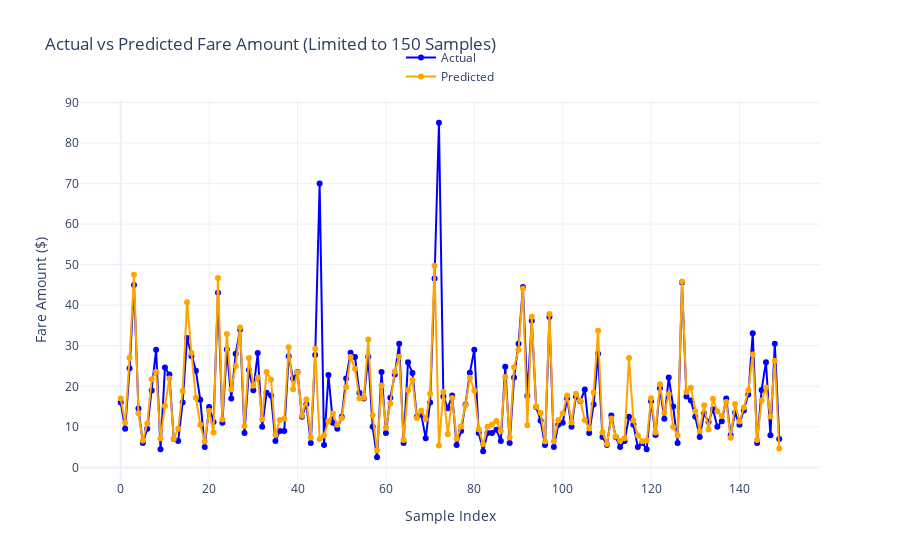

Here is the notebook cell this chart was saved with:
### Code cell
import pandas as pd
import numpy as np
from sklearn.metrics import r2_score, mean_absolute_error, mean_squared_error
import plotly.graph_objects as go

# Calculate Model Accuracy Metrics
mae = mean_absolute_error(y_test, y_pred)
rmse = np.sqrt(mean_squared_error(y_test, y_pred))
r2 = r2_score(y_test, y_pred)

print(f"Model Accuracy Metrics:")
print(f"Mean Absolute Error (MAE): {mae:.2f}")
print(f"Root Mean Squared Error (RMSE): {rmse:.2f}")
print(f"R-squared (Accuracy): {r2:.2f}")

# Limit data to 150 samples for visualization
samples_to_plot = 150
y_test_limited = y_test[:samples_to_plot].reset_index(drop=True)
y_pred_limited = y_pred[:samples_to_plot]

# Create Line Chart with Plotly
fig = go.Figure()

# Actual Values
fig.add_trace(go.Scatter(
    x=y_test_limited.index, 
    y=y_test_limited, 
    mode="lines+markers", 
    name="Actual",
    line=dict(color="blue")
))

# Predicted Values
fig.add_trace(go.Scatter(
    x=y_test_limited.index, 
    y=y_pred_limited, 
    mode="lines+markers", 
    name="Predicted",
    line=dict(color="orange")
))

# Customize Layout
fig.update_layout(
    title="Actual vs Predicted Fare Amount (Limited to 150 Samples)",
    xaxis_title="Sample Index",
    yaxis_title="Fare Amount ($)",
    legend=dict(x=0.5, y=1.15, xanchor="center", yanchor="top"),
    template="plotly_white"
)

# Show the plot
fig.show()

### Figure 1 — Plotly figure (JSON) as saved in the notebook; plotly's stock layout.template omitted (floating-point values rounded to 4 significant figures; data arrays with more than 128 entries replaced by an {"elided": "..."} marker saying what was removed)
{"data": [{"line": {"color": "blue"}, "mode": "lines+markers", "name": "Actual", "type": "scatter", "x": {"elided": "150 int values"}, "y": {"elided": "150 float values"}}, {"line": {"color": "orange"}, "mode": "lines+markers", "name": "Predicted", "type": "scatter", "x": {"elided": "150 int values"}, "y": {"elided": "150 float values"}}], "layout": {"legend": {"x": 0.5, "xanchor": "center", "y": 1.15, "yanchor": "top"}, "title": {"text": "Actual vs Predicted Fare Amount (Limited to 150 Samples)"}, "xaxis": {"title": {"text": "Sample Index"}}, "yaxis": {"title": {"text": "Fare Amount ($)"}}}}
